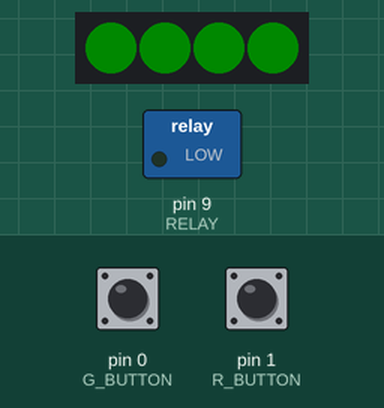
Recording of a sketch running on a simulated Arduino Uno, built with avr-gcc and run on an emulated ATmega328P. On the bench: 4 RGB LEDs in strip order, left to right, switched loads named in the sketch (green lamp = pin HIGH). The test bench sets the inputs (shaded band); at power-on: pin 0 (G_BUTTON) LOW, pin 1 (R_BUTTON) LOW. Dim RGB values are drawn brighter than linear; no radio packets arrive unless stated.

Above: at 1.3 s.
1.4 s: pin 0 (G_BUTTON) pulled HIGH for 0.15 s
At 2.4 s:
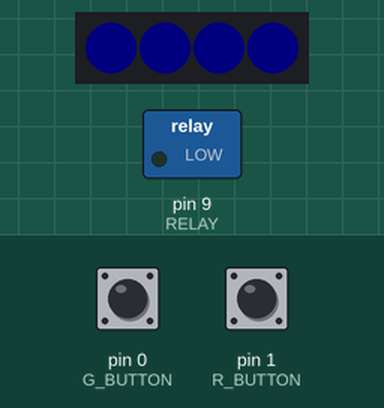
4.5 s: pin 0 (G_BUTTON) pulled HIGH for 1 s
At 6.4 s:
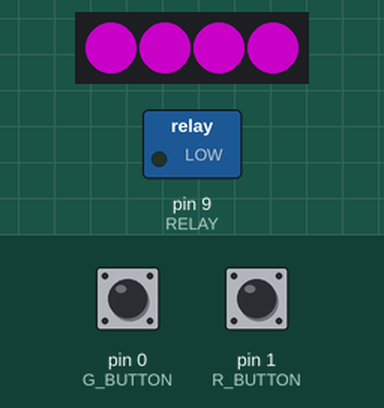
8.5 s: pin 1 (R_BUTTON) pulled HIGH for 3.2 s
At 12.3 s:
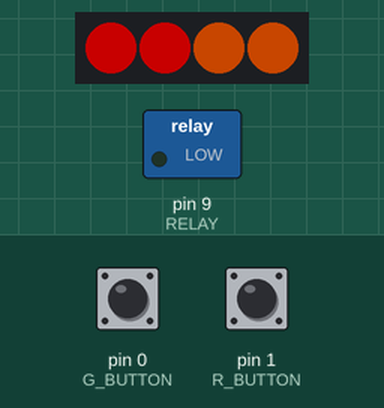
13.2 s: pin 1 (R_BUTTON) pulled HIGH for 0.15 s
16.3 s: pin 0 (G_BUTTON) driven HIGH and pin 1 (R_BUTTON) driven HIGH
At 17.5 s:
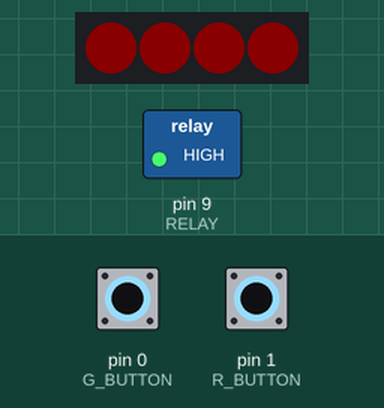
19.3 s: pin 0 (G_BUTTON) driven LOW
At 20.01 s:
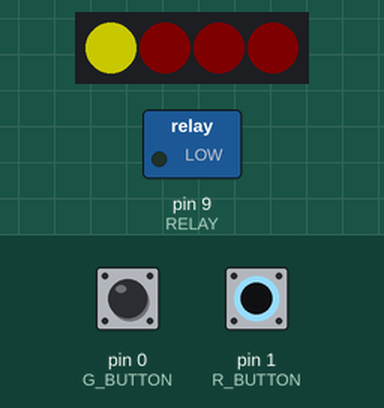
Timing chart, 0 to 23.3 s (numbered marks = the images above; inputs shaded):
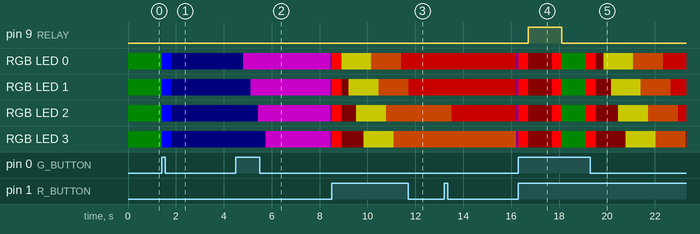

Measured:
- after the input at 1.4 s, RGB LED 0–3: RGB(0, 10, 0) → RGB(0, 0, 255) at once, → RGB(0, 0, 4) 0.41 s later
- after the input at 4.5 s, pin 9 (RELAY): stays LOW (without the input it goes to HIGH after 0.02 s)
- after the input at 8.5 s, RGB LED 0: RGB(10, 0, 10) → RGB(255, 0, 0) at once, → RGB(100, 100, 0) 0.41 s later, → RGB(100, 35, 0) 1.2 s later, → RGB(100, 0, 0) 1.2 s later; RGB LED 1: RGB(10, 0, 10) → RGB(255, 0, 0) at once, → RGB(4, 0, 0) 0.41 s later, → RGB(100, 100, 0) 0.31 s later, → RGB(100, 35, 0) 1.2 s later, … (5 changes in this stretch)
- after the input at 16.3 s, pin 9 (RELAY): LOW → HIGH after 0.41 s, → LOW 1.4 s later; RGB LED 0–3: RGB(10, 0, 10) → RGB(255, 0, 0) at once, → RGB(10, 0, 0) 0.40 s later, → RGB(255, 0, 0) 1.0 s later, → RGB(0, 10, 0) 0.40 s later, … (5 changes in this stretch)
- after the input at 19.3 s, pin 9 (RELAY): stays LOW (without the input it goes to HIGH after 0.23 s)

The sketch:

remoteHeaterFinal.ino
```cpp
/*
  remoteHeater

  Emeric Porte

  28/01/2015

  Merging remoteHeater (with communication NRF24L01 + remoteHeater core timer (time management)

  v1.0

  Green  Button = delay before heat
  Red Button = Time of heat

  Red + Green = Reset or change state of heat

  Send Temp every x seconds

  Receive via NRF24L01 command to ON OFF heat

  v1.1

  Temperature set regulation via NRF24L01.

 */


#include <Adafruit_NeoPixel.h>
#include "RF24.h"

// Numero de node :
const byte SENDER=0x01;


// PIN ATTINY84
#define LM35 A2
#define RELAY 9
#define CE 3
#define CS 7
#define R_BUTTON 1
#define G_BUTTON 0
#define PIN 2
#define NBPXL 4

byte pinRelay = 0;
byte SecheMax = 30;


// Hardware configuration: Set up nRF24L01 radio on SPI bus plus pins 7 & 8
RF24 radio(CE,CS); //pin 6 et pin 10

uint8_t myAddress[] = { SENDER,'d','o','m','O' };
uint8_t toAddress[] = { 0xFF,'d','o','m','O' };

// Variable pour la tempo
long previousMillisRF = 0;
long intervalRF = 60000; //toute les 60 secondes

// Paquet RF
struct rfPacket {
  byte sender;
  byte type;
  byte sensor;
  byte dataB;
  float dataF;
}myPacket;

// Core timer //////////////////////

#include <Adafruit_NeoPixel.h>


#define menuOut 3000 // si par d'activité pendant 3 sec, on valide le choix

// Parameter 1 = number of pixels in strip
// Parameter 2 = Arduino pin number (most are valid)
// Parameter 3 = pixel type flags, add together as needed:
//   NEO_KHZ800  800 KHz bitstream (most NeoPixel products w/WS2812 LEDs)
//   NEO_KHZ400  400 KHz (classic 'v1' (not v2) FLORA pixels, WS2811 drivers)
//   NEO_GRB     Pixels are wired for GRB bitstream (most NeoPixel products)
//   NEO_RGB     Pixels are wired for RGB bitstream (v1 FLORA pixels, not v2)
Adafruit_NeoPixel strip = Adafruit_NeoPixel(NBPXL, PIN, NEO_GRB + NEO_KHZ800);

// IMPORTANT: To reduce NeoPixel burnout risk, add 1000 uF capacitor across
// pixel power leads, add 300 - 500 Ohm resistor on first pixel's data input
// and minimize distance between Arduino and first pixel.  Avoid connecting
// on a live circuit...if you must, connect GND first.

byte heatTime = 0;
byte g_t[] = { 100, 35, 0};
byte heatWait = 0;
//byte g_w[] = { 100, 35, 0 };
byte setMode = 0; // 0 = no mode
                  // 1 = set heat time, 15min increment
                  // 2 = set delay before heat, 1h increment
byte stateMode = 0; // 0, on chauffe pas on attend pas la chauffe
                    // 1, on est en départ différé
                    // 2, on chauffe en mode timer
unsigned long previousMillis = 0, interval = 0, previousMillis2 = 0;


void fourLeds(byte r, byte g, byte b);
void relayFeedback(byte relayState);

// Fin core timer ////////////////////

void setup() {

  strip.begin();
  // On met le relay off et led en VERT
  pinMode(RELAY, OUTPUT);
  digitalWrite(RELAY, LOW);
  fourLeds(0,10,0); // vert
  //strip.setPixelColor(0,0,255,0);
  strip.show();

  pinMode(R_BUTTON, INPUT);
  pinMode(G_BUTTON, INPUT);

  // Setup and configure rf radio
  radio.begin();                          // Start up the radio
  //radio.setAutoAck(1);                    // Ensure autoACK is enabled
  radio.setRetries(15,15);                // Max delay between retries & number of retries
  radio.setChannel(123);
  radio.setPayloadSize(8);                // Payload de 8bytes seulement
  radio.setDataRate(RF24_250KBPS);        // Debit à 250kbps
  //radio.openWritingPipe(addresses[0]); // envoi à 0node
  radio.openReadingPipe(1,myAddress); // recois sur 1Node

  radio.startListening();                 // Start listening

  delay(100);
  relayFeedback(0); // Je dis a openhab que le relay est OFF
}

void loop(void){
 /////////// CORE TIMER ///////////////////


  //int incomingByte = 0;
  byte updateled = 0;
  byte division, modulo;
  byte couleur; //indice de la couleur dans le array de byte

  int redButton = digitalRead(R_BUTTON);
  int greenButton = digitalRead(G_BUTTON);

  // Check button state and choose menu
  if (redButton == HIGH) {
    if (setMode == 2) heatWait = 0; // On raz.
    else if ((setMode == 1) && (heatTime < 180)) heatTime += 15;
    else if (setMode == 0) { setMode = 1; fourLeds(255,0,0); delay(100); }
    updateled = 1;
  }
  if (greenButton == HIGH) {
    if ((setMode == 2) && (heatWait < 12)) heatWait++;
    else if (setMode == 1) heatTime = 0;
    else if (setMode == 0) { setMode = 2; fourLeds(0,0,255); delay(100); }
    updateled = 1;
  }

  // If button pushed, display led
  if (updateled == 1) {
    if (setMode == 1) { //set les pixel pour le mode temps de chauffage
      division = heatTime / 15; // On trouve le nombre de quart d'heure
      modulo = division % 4; // On trouve le nombre de quart  d'heure quand on enleve toute les heures complete
      division = division / 4; // On trouve le nombre d'heure complete
      for (byte pixel=0;pixel<=3;pixel++) { // pour chaque pixels...
        if (pixel<modulo) couleur = division + 1; //on ajoute le nombre d'heure + 1 quart d'heure s'il y en a un
        else couleur = division; // sinon la couleur correspond à une/des heure complete
        if (couleur == 0) //si on a 0 heure et 0 quart d'heure pour ce pixel, on affiche rien
          strip.setPixelColor(pixel, 4, 0, 0); //////////////////////
        else if (couleur > 0) // sinon on affiche une couleur determiné dans le array de byte
          strip.setPixelColor(pixel, 100, g_t[couleur-1], 0);
      }
    }
    if (setMode == 2) { //set les pixels pour depart differe du chauffage
      modulo = heatWait % 4;
      division = heatWait / 4;
      for (byte pixel=0;pixel<=3;pixel++) { // pour chaque pixels...
          if (pixel<modulo) couleur = division + 1; //on ajoute le nombre d'heure + 1 heure sup si on depasse 4
          else couleur = division;
          if (couleur == 0)
            strip.setPixelColor(pixel, 0, 0, 4); /////////////////////////
          else if (couleur > 0) // sinon on affiche une couleur determiné dans le array de byte
            strip.setPixelColor(pixel, g_t[couleur-1], 0, 100);
      }
    }
    previousMillis = millis(); // on capte millis lors du dernier event
     // Serial.println(2048 - freeRam()); // Ram utilisée
    updateled = 0;
    delay(300);
    // Both button pushed : reset or ON OFF heater
    if ((digitalRead(R_BUTTON) == HIGH) && (digitalRead(G_BUTTON) == HIGH)) {
      if (pinRelay == 1) { // Si le relais est ON, on le coupe
        digitalWrite(RELAY, LOW);
        relayFeedback(0);
        fourLeds(0,10,0);
      }
      else if ((pinRelay == 0)) { // Si le relais est OFF, et qu'on est hors menu, on met ON
        digitalWrite(RELAY, HIGH);
        relayFeedback(1);
        fourLeds(10,0,0);
      }

      heatWait = 0;
      heatTime = 0;
      redButton = LOW;
      greenButton = LOW;
      setMode = 0;
      stateMode = 0;
      delay(1000);
    }
  }

  // Timeout to exit current menu
  if (((unsigned long)(millis() - previousMillis) >= menuOut) && (setMode !=0)) {
    if (setMode == 2) { // on commence à compté depart diferré si on etait dans ce mode
      //interval = (unsigned long)heatWait * 60 * 1000; // interval différé : h * 60sec * 1000 millis INTERVAL EN MINUTES POUR TEST - ATTENTE
      interval = (unsigned long)heatWait * 60 * 60 * 1000; // interval différé : h * 60min * 60sec * 1000 millis
      stateMode = 1; // on dit qu'on est en départ différé
      heatTime = 15; // Par défaut on met 15min de chauffe, pour changer mettre la chauffe après.
      previousMillis2 = millis(); // on capte millis quand le depart differé est parti
      relayFeedback(0);
      fourLeds(10,0,10); // Un peu blanc pendant l'attente chauffe
    }
    else if ((setMode == 1) && (stateMode != 1)) { // on etait dans le mode timer, et on est pas en mode differé, on commence le chauffage.
      //interval = (unsigned long)heatTime * 1000; // INTERVAL EN SECONDE POUR TEST - CHAUFFE
      interval = (unsigned long)(heatTime * 60 * 1000);
      stateMode = 2; // on chauffe.
      previousMillis2 = millis(); // on capte millis quand le chauffage se met en route
      // Pin relais à activer
      relayFeedback(1);
      fourLeds(10,0,0); // moyen blanc pour chauffe tout de suite
    }
    else if ((setMode == 1) && (stateMode == 1)) { // On etait en mode timer et le differe est en cours, donc on met les led violette et on attend
      fourLeds(10,0,10);
    }
    setMode = 0;
  }

  // Delay before heat or time to heat
  if (((unsigned long)(millis() - previousMillis2) >= interval) && (stateMode != 0)) { // Une tempo se termine, qu'est ce qu'on fait ?
    if (stateMode == 2) { // on chauffe, donc...
      stateMode = 0; // on stop tout
       // Pin relais à désactiver.
       relayFeedback(0);
       fourLeds(0,10,0); // on eteind en meme temps que la chauffe // On met en vert quand la chauffe a fini
    }
    if (stateMode == 1) { // on est en départ différé, donc..
      interval = (unsigned long)heatTime * 1000;// On met le temps de chauffe EN SECONDE, POUR TEST - CHAUFFE
      //interval = (unsigned long)heatTime * 60 * 1000;// On met le temps de chauffe
      stateMode = 2; //on chauffe
      previousMillis2 = millis(); // on capte millis quand le chauffage se met en route
      // pin relais a activer
      relayFeedback(1);
      fourLeds(10,0,0); // trés blanc pendant chauffe après une attente
    }
  }

  delay(10);

 ///////// FIN CORE TIMER /////////////////

  // Boucle infini sans tempo
    if( radio.available()){
      //char message;                                       // Variable for the received timestamp
      while (radio.available()) {                                   // While there is data ready
        radio.read( &myPacket, sizeof(myPacket) );             // Get the payload
      }
      if (myPacket.sender == 0) {
        if (myPacket.type == 2) {
          if (myPacket.dataB == 1) // marche
          {
            digitalWrite(RELAY, HIGH);
            pinRelay = 1;
            fourLeds(10,0,0);
          }
          if (myPacket.dataB == 0) // arret
          {
            digitalWrite(RELAY, LOW);
            pinRelay = 0;
            if (stateMode == 1) fourLeds(10,0,10);
            else fourLeds(0,10,0);
          }
        }
        if (myPacket.type == 5) {
          SecheMax = myPacket.dataB;
        }
      }
   }


   strip.show();

  // Tempo toute les 10 secondes
  unsigned long currentMillis = millis();
  if (currentMillis - previousMillisRF > intervalRF) {
    previousMillisRF = currentMillis;
    // On recupere et envoi la temperature
    // Conversion temp reelle
    float tempLM35 = (analogRead(LM35) * 0.48828125);
    if ((tempLM35 > (float)SecheMax+1) && (pinRelay == 1)) {
      digitalWrite(RELAY, LOW);
      strip.setPixelColor(0, 0, 10, 0);
      strip.show();
    }
    if ((tempLM35 < (float)SecheMax-1) && (pinRelay == 1)) {
      digitalWrite(RELAY, HIGH);
      strip.setPixelColor(0, 10, 0, 0);
      strip.show();
    }
    // On envoi en RF ... Comment ?
    sendMyPacket( 0x00, 1, 0, 0, tempLM35);
  }
}


void fourLeds(byte r, byte g, byte b)
{
  for(int i=0;i<=3;i++)
    strip.setPixelColor(i, r, g, b);
  strip.show();
}

void relayFeedback(byte relayState) {
  pinRelay = relayState;
  if (relayState == 1) digitalWrite(RELAY, HIGH);
  else digitalWrite(RELAY, LOW);
  // On envoi en RF ... Comment ?
  sendMyPacket( 0x00, 4, 0, relayState, 0);
}

// Envoi de packet NRF24
int sendMyPacket(byte destination, byte type, byte sensor, byte dataB, float dataF)
{
  rfPacket myPacket;
  // On prepare...
  myPacket.sender = SENDER;
  myPacket.type = type;
  myPacket.sensor = sensor;
  myPacket.dataB = dataB;
  myPacket.dataF = dataF;
  // On set le writing pipe, le destinataire...
  //addresses[1][0] = destination;
  toAddress[0] = destination;
  radio.openWritingPipe(toAddress);
  // On envoi...
  radio.stopListening(); // First, stop listening so we can talk.
  //Serial.println(F("Now sending."));
  if (!radio.write( &myPacket, sizeof(myPacket) )){  Serial.println(F("Failed send myPacket.")); return 0; }
  radio.startListening();
  return 1;
}
```
